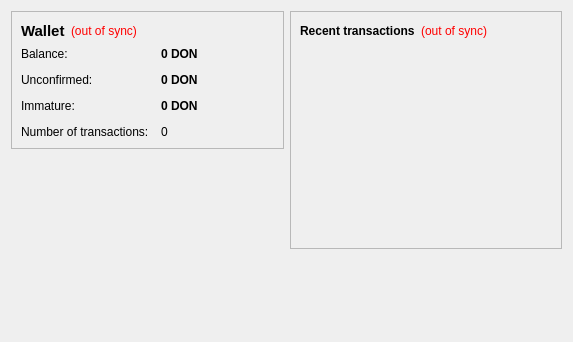
<?xml version="1.0" encoding="UTF-8"?>
<ui version="4.0">
 <class>OverviewPage</class>
 <widget class="QWidget" name="OverviewPage">
  <property name="geometry">
   <rect>
    <x>0</x>
    <y>0</y>
    <width>573</width>
    <height>342</height>
   </rect>
  </property>
  <property name="windowTitle">
   <string>Form</string>
  </property>
  <layout class="QHBoxLayout" name="horizontalLayout" stretch="1,1">
   <item>
    <layout class="QVBoxLayout" name="verticalLayout_2">
     <item>
      <widget class="QFrame" name="frame">
       <property name="frameShape">
        <enum>QFrame::StyledPanel</enum>
       </property>
       <property name="frameShadow">
        <enum>QFrame::Raised</enum>
       </property>
       <layout class="QVBoxLayout" name="verticalLayout_4">
        <item>
         <layout class="QHBoxLayout" name="horizontalLayout_4">
          <item>
           <widget class="QLabel" name="label_5">
            <property name="font">
             <font>
              <pointsize>11</pointsize>
              <weight>75</weight>
              <bold>true</bold>
             </font>
            </property>
            <property name="text">
             <string>Wallet</string>
            </property>
           </widget>
          </item>
          <item>
           <widget class="QLabel" name="labelWalletStatus">
            <property name="toolTip">
             <string>The displayed information may be out of date. Your wallet automatically synchronizes with the DonatCoin network after a connection is established, but this process has not completed yet.</string>
            </property>
            <property name="styleSheet">
             <string notr="true">QLabel { color: red; }</string>
            </property>
            <property name="text">
             <string notr="true">(out of sync)</string>
            </property>
            <property name="alignment">
             <set>Qt::AlignLeading|Qt::AlignLeft|Qt::AlignVCenter</set>
            </property>
           </widget>
          </item>
          <item>
           <spacer name="horizontalSpacer_2">
            <property name="orientation">
             <enum>Qt::Horizontal</enum>
            </property>
            <property name="sizeHint" stdset="0">
             <size>
              <width>40</width>
              <height>20</height>
             </size>
            </property>
           </spacer>
          </item>
         </layout>
        </item>
        <item>
         <layout class="QFormLayout" name="formLayout_2">
          <property name="fieldGrowthPolicy">
           <enum>QFormLayout::AllNonFixedFieldsGrow</enum>
          </property>
          <property name="horizontalSpacing">
           <number>12</number>
          </property>
          <property name="verticalSpacing">
           <number>12</number>
          </property>
          <item row="0" column="0">
           <widget class="QLabel" name="label">
            <property name="text">
             <string>Balance:</string>
            </property>
           </widget>
          </item>
          <item row="0" column="1">
           <widget class="QLabel" name="labelBalance">
            <property name="font">
             <font>
              <weight>75</weight>
              <bold>true</bold>
             </font>
            </property>
            <property name="cursor">
             <cursorShape>IBeamCursor</cursorShape>
            </property>
            <property name="toolTip">
             <string>Your current balance</string>
            </property>
            <property name="text">
             <string notr="true">0 DON</string>
            </property>
            <property name="textInteractionFlags">
             <set>Qt::LinksAccessibleByMouse|Qt::TextSelectableByKeyboard|Qt::TextSelectableByMouse</set>
            </property>
           </widget>
          </item>
          <item row="1" column="0">
           <widget class="QLabel" name="label_3">
            <property name="text">
             <string>Unconfirmed:</string>
            </property>
           </widget>
          </item>
          <item row="1" column="1">
           <widget class="QLabel" name="labelUnconfirmed">
            <property name="font">
             <font>
              <weight>75</weight>
              <bold>true</bold>
             </font>
            </property>
            <property name="cursor">
             <cursorShape>IBeamCursor</cursorShape>
            </property>
            <property name="toolTip">
             <string>Total of transactions that have yet to be confirmed, and do not yet count toward the current balance</string>
            </property>
            <property name="text">
             <string notr="true">0 DON</string>
            </property>
            <property name="textInteractionFlags">
             <set>Qt::LinksAccessibleByMouse|Qt::TextSelectableByKeyboard|Qt::TextSelectableByMouse</set>
            </property>
           </widget>
          </item>
          <item row="3" column="0">
           <widget class="QLabel" name="label_2">
            <property name="text">
             <string>Number of transactions:</string>
            </property>
           </widget>
          </item>
          <item row="3" column="1">
           <widget class="QLabel" name="labelNumTransactions">
            <property name="toolTip">
             <string>Total number of transactions in wallet</string>
            </property>
            <property name="text">
             <string notr="true">0</string>
            </property>
           </widget>
          </item>
          <item row="2" column="0">
           <widget class="QLabel" name="labelImmatureText">
            <property name="text">
             <string>Immature:</string>
            </property>
           </widget>
          </item>
          <item row="2" column="1">
           <widget class="QLabel" name="labelImmature">
            <property name="font">
             <font>
              <weight>75</weight>
              <bold>true</bold>
             </font>
            </property>
            <property name="toolTip">
             <string>Mined balance that has not yet matured</string>
            </property>
            <property name="text">
             <string notr="true">0 DON</string>
            </property>
            <property name="textInteractionFlags">
             <set>Qt::LinksAccessibleByMouse|Qt::TextSelectableByKeyboard|Qt::TextSelectableByMouse</set>
            </property>
           </widget>
          </item>
         </layout>
        </item>
       </layout>
      </widget>
     </item>
     <item>
      <spacer name="verticalSpacer">
       <property name="orientation">
        <enum>Qt::Vertical</enum>
       </property>
       <property name="sizeHint" stdset="0">
        <size>
         <width>20</width>
         <height>40</height>
        </size>
       </property>
      </spacer>
     </item>
    </layout>
   </item>
   <item>
    <layout class="QVBoxLayout" name="verticalLayout_3">
     <item>
      <widget class="QFrame" name="frame_2">
       <property name="frameShape">
        <enum>QFrame::StyledPanel</enum>
       </property>
       <property name="frameShadow">
        <enum>QFrame::Raised</enum>
       </property>
       <layout class="QVBoxLayout" name="verticalLayout">
        <item>
         <layout class="QHBoxLayout" name="horizontalLayout_2">
          <item>
           <widget class="QLabel" name="label_4">
            <property name="text">
             <string>&lt;b&gt;Recent transactions&lt;/b&gt;</string>
            </property>
           </widget>
          </item>
          <item>
           <widget class="QLabel" name="labelTransactionsStatus">
            <property name="toolTip">
             <string>The displayed information may be out of date. Your wallet automatically synchronizes with the DonatCoin network after a connection is established, but this process has not completed yet.</string>
            </property>
            <property name="styleSheet">
             <string notr="true">QLabel { color: red; }</string>
            </property>
            <property name="text">
             <string notr="true">(out of sync)</string>
            </property>
            <property name="alignment">
             <set>Qt::AlignRight|Qt::AlignTrailing|Qt::AlignVCenter</set>
            </property>
           </widget>
          </item>
          <item>
           <spacer name="horizontalSpacer">
            <property name="orientation">
             <enum>Qt::Horizontal</enum>
            </property>
            <property name="sizeHint" stdset="0">
             <size>
              <width>40</width>
              <height>20</height>
             </size>
            </property>
           </spacer>
          </item>
         </layout>
        </item>
        <item>
         <widget class="QListView" name="listTransactions">
          <property name="styleSheet">
           <string notr="true">QListView { background: transparent; }</string>
          </property>
          <property name="frameShape">
           <enum>QFrame::NoFrame</enum>
          </property>
          <property name="verticalScrollBarPolicy">
           <enum>Qt::ScrollBarAlwaysOff</enum>
          </property>
          <property name="horizontalScrollBarPolicy">
           <enum>Qt::ScrollBarAlwaysOff</enum>
          </property>
          <property name="selectionMode">
           <enum>QAbstractItemView::NoSelection</enum>
          </property>
         </widget>
        </item>
       </layout>
      </widget>
     </item>
     <item>
      <spacer name="verticalSpacer_2">
       <property name="orientation">
        <enum>Qt::Vertical</enum>
       </property>
       <property name="sizeHint" stdset="0">
        <size>
         <width>20</width>
         <height>40</height>
        </size>
       </property>
      </spacer>
     </item>
    </layout>
   </item>
  </layout>
 </widget>
 <resources/>
 <connections/>
</ui>
